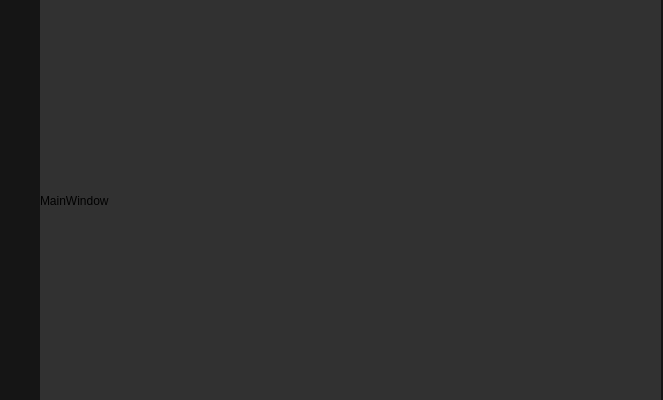
<?xml version="1.0" encoding="UTF-8"?>
<ui version="4.0">
 <class>MainWindow</class>
 <widget class="QMainWindow" name="MainWindow">
  <property name="geometry">
   <rect>
    <x>0</x>
    <y>0</y>
    <width>663</width>
    <height>400</height>
   </rect>
  </property>
  <property name="windowTitle">
   <string>MainWindow</string>
  </property>
  <widget class="QWidget" name="centralwidget">
   <property name="styleSheet">
    <string notr="true">background-color: rgb(21, 21, 21);</string>
   </property>
   <widget class="QLabel" name="label">
    <property name="geometry">
     <rect>
      <x>40</x>
      <y>0</y>
      <width>621</width>
      <height>401</height>
     </rect>
    </property>
    <property name="minimumSize">
     <size>
      <width>0</width>
      <height>0</height>
     </size>
    </property>
    <property name="maximumSize">
     <size>
      <width>16777215</width>
      <height>16777215</height>
     </size>
    </property>
    <property name="styleSheet">
     <string notr="true">background-color: rgb(49, 49, 49);</string>
    </property>
    <property name="text">
     <string>MainWindow</string>
    </property>
   </widget>
  </widget>
 </widget>
 <resources/>
 <connections/>
</ui>
